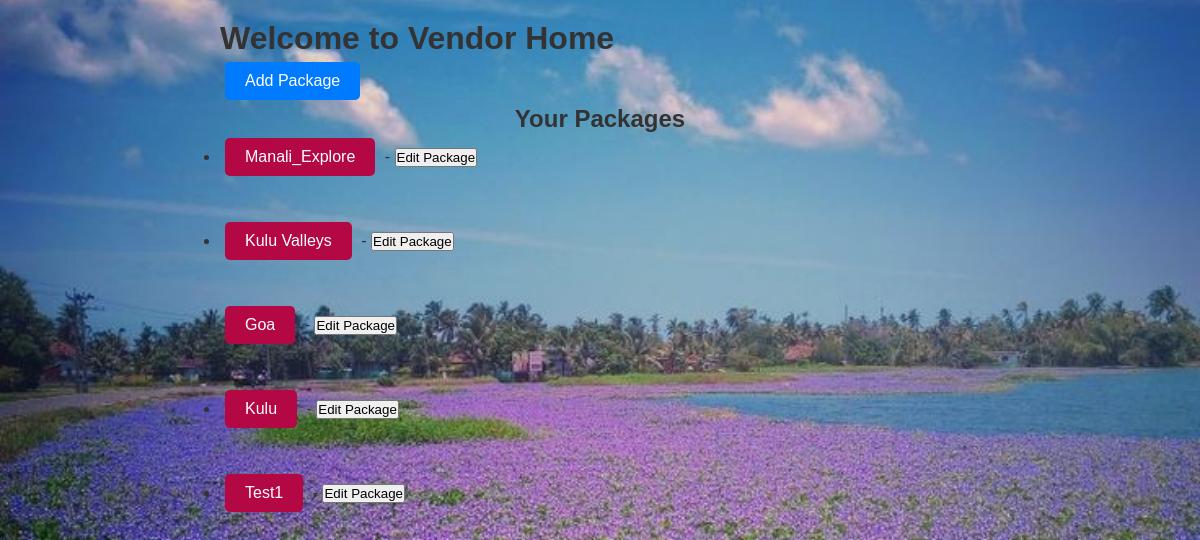
The page /vendor_home/ (signed in) on the database its author committed.
### travelapp/models.py (models this page shows, shortened)
class TravelPackage(models.Model):
    vendor = models.ForeignKey(User, on_delete=models.CASCADE)
    package_name = models.CharField(max_length=100)
    max_number_of_persons = models.IntegerField()
    hotel_type = models.CharField(max_length=50)
    food_type = models.CharField(max_length=50)
    number_of_days = models.IntegerField()
    number_of_nights = models.IntegerField()
    visiting_places = models.TextField()
    description = models.TextField()
    tour_date = models.DateField()
    is_approved = models.BooleanField(default=False)
    image1 = models.ImageField(upload_to='packages/', null=True, blank=True)
    image2 = models.ImageField(upload_to='packages/', null=True, blank=True)
    image3 = models.ImageField(upload_to='packages/', null=True, blank=True)

### travelapp/views.py (the view)
# urls.py: path('vendor_home/', views.vendor_home, name='vendor_home'),
@login_required
def vendor_home(request):
    return render(request, 'vendor_home.html')

### travelapp/templates/vendor_home.html (shortened to what this page needs)
{% extends "base.html" %}
 {% block content %}
    <h1>Welcome to Vendor Home</h1>
    <a href="{% url 'vendor_dashboard' %}" class="btn">Add Package</a>
    <h2>Your Packages</h2>
    <ul>
        {% for package in request.user.travelpackage_set.all %}
            <li>
                <h>{{ package.package_name }}</h> -
                <button onclick="window.location.href='{% url 'edit_package' package.id %}'">Edit Package</button>
            <br>
                <br>
                <br>
            </li>
        {% empty %}
            <p>You have no packages yet.</p>
        {% endfor %}
    </ul>
 {% endblock %}

### static/css/style.css (style rules this page uses)
* { margin: 0; padding: 0; box-sizing: border-box; }
body { background-image: url('../images/wallpaper.jpg'); background-size: cover; background-position: center; background-repeat: no-repeat; background-attachment: fixed; color: #fff; font-family: Arial, sans-serif; background-color: #f9f9f9; color: #333; }
h { display: inline-block; padding: 10px 20px; margin: 5px; background-color: #b30844; color: #fff; text-decoration: none; border-radius: 5px; text-align: center; }
h2 { text-align: center; color: #333; }
nav a, .btn { display: inline-block; padding: 10px 20px; margin: 5px; background-color: #007bff; color: #fff; text-decoration: none; border-radius: 5px; text-align: center; }

### rows shown on the page
TravelPackage: package_name "Manali_Explore"
TravelPackage: package_name "Kulu Valleys"
TravelPackage: package_name "Goa"
TravelPackage: package_name "Kulu"
TravelPackage: package_name "Test1"
